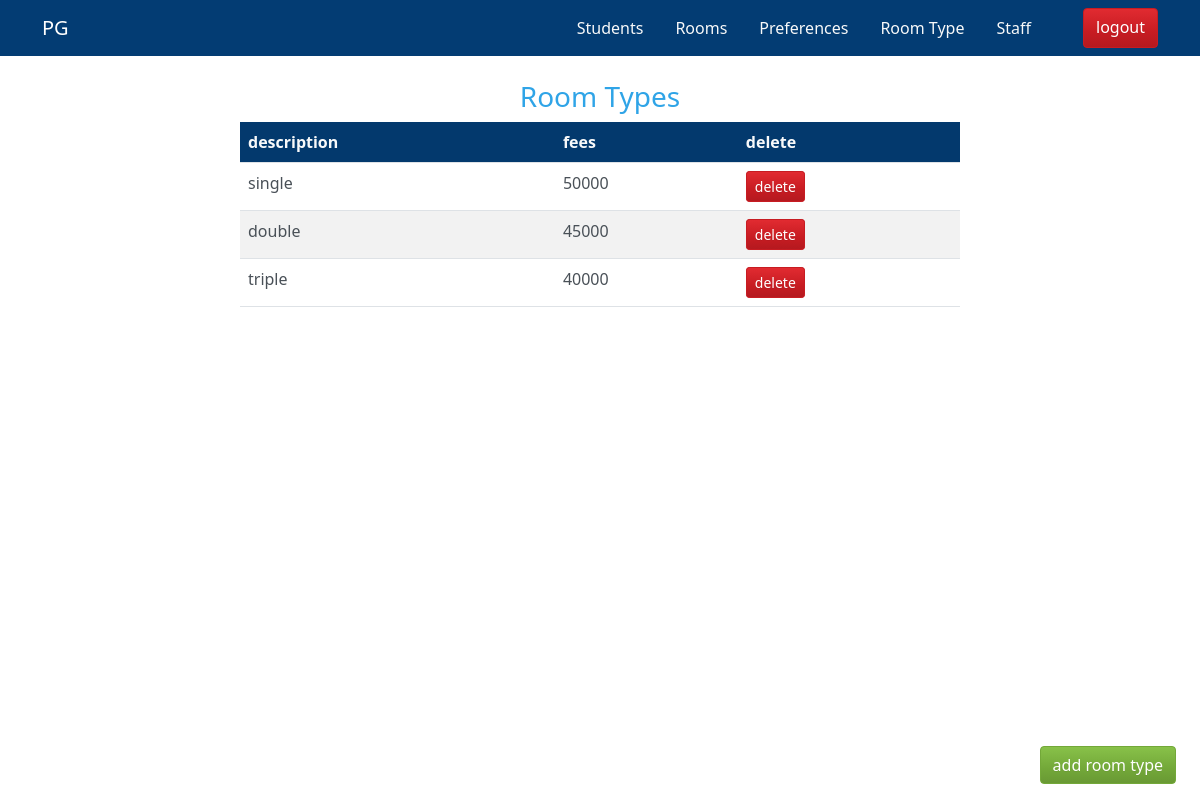
The app's page /roomtype/ with its own data.
### pgapp/models.py (models this page shows, shortened)
class RoomTypeModel(models.Model):
    description = models.CharField(max_length=128)
    fees = models.CharField(max_length=128)

### pgapp/roomtypeviews.py (the view)
# urls.py: path('roomtype/',roomtypeview,name="roomtypepage"),
def roomtypeview(request):
    context = {"roomtypes" : RoomTypeModel.objects.all()}
    return render(request,"pgapp/roomtype.html",context)

### templates/pgapp/roomtype.html
{% extends 'navbar.html' %}
{% block content %}
<br>
<h3 class="text-center">Room Types</h3>
<a href="{% url 'addroomtypepage' %}" style="position: fixed;bottom: 2vh;right: 2vw;" class="btn btn-success">add room type</a>
<table class="table table-striped container" style="width: 60vw;">
    <tr class="bg-info text-light">
        <th>description</th>
        <th>fees</th>
        <th>delete</th>
    </tr>
    {% for roomtype in roomtypes %}
    <tr>
        <td>{{roomtype.description}}</td>
        <td>{{roomtype.fees}}</td>
        <td><a href="/roomtype/{{roomtype.id}}/delete/" class="btn btn-sm btn-danger">delete</a></td>
    </tr>
    {% endfor %}
</table>
{% endblock %}

### templates/navbar.html (style rules this page uses)
a { text-decoration: none; }

### records on screen
RoomTypeModel: description "single", fees "50000"
RoomTypeModel: description "double", fees "45000"
RoomTypeModel: description "triple", fees "40000"
